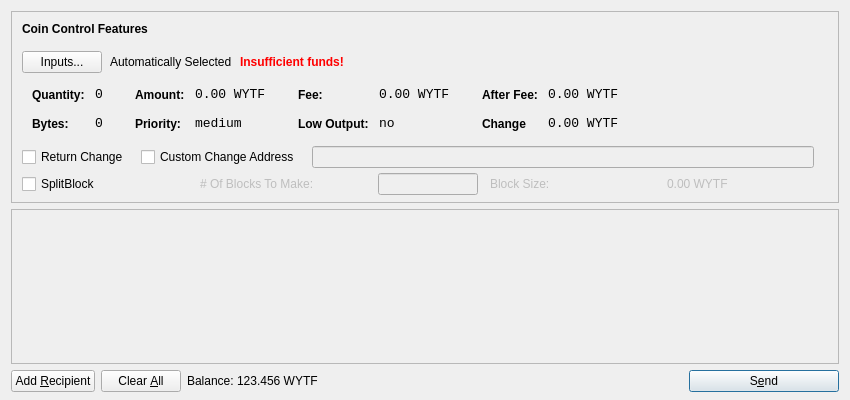
<?xml version="1.0" encoding="UTF-8"?>
<ui version="4.0">
 <class>SendCoinsDialog</class>
 <widget class="QDialog" name="SendCoinsDialog">
  <property name="geometry">
   <rect>
    <x>0</x>
    <y>0</y>
    <width>850</width>
    <height>400</height>
   </rect>
  </property>
  <property name="windowTitle">
   <string>Send Coins</string>
  </property>
  <layout class="QVBoxLayout" name="verticalLayout" stretch="0,1,0">
   <property name="bottomMargin">
    <number>8</number>
   </property>
   <item>
    <widget class="QFrame" name="frameCoinControl">
     <property name="sizePolicy">
      <sizepolicy hsizetype="Expanding" vsizetype="Expanding">
       <horstretch>0</horstretch>
       <verstretch>0</verstretch>
      </sizepolicy>
     </property>
     <property name="maximumSize">
      <size>
       <width>16777215</width>
       <height>16777215</height>
      </size>
     </property>
     <property name="frameShape">
      <enum>QFrame::StyledPanel</enum>
     </property>
     <property name="frameShadow">
      <enum>QFrame::Sunken</enum>
     </property>
     <layout class="QVBoxLayout" name="verticalLayoutCoinControl2">
      <property name="spacing">
       <number>5</number>
      </property>
      <property name="leftMargin">
       <number>0</number>
      </property>
      <property name="topMargin">
       <number>0</number>
      </property>
      <property name="rightMargin">
       <number>0</number>
      </property>
      <property name="bottomMargin">
       <number>6</number>
      </property>
      <item>
       <layout class="QVBoxLayout" name="verticalLayoutCoinControl" stretch="0,0,0,0,1,0">
        <property name="spacing">
         <number>0</number>
        </property>
        <property name="leftMargin">
         <number>10</number>
        </property>
        <property name="topMargin">
         <number>10</number>
        </property>
        <item>
         <layout class="QHBoxLayout" name="horizontalLayoutCoinControl1">
          <property name="bottomMargin">
           <number>15</number>
          </property>
          <item>
           <widget class="QLabel" name="labelCoinControlFeatures">
            <property name="sizePolicy">
             <sizepolicy hsizetype="Preferred" vsizetype="Maximum">
              <horstretch>0</horstretch>
              <verstretch>0</verstretch>
             </sizepolicy>
            </property>
            <property name="font">
             <font>
              <weight>75</weight>
              <bold>true</bold>
             </font>
            </property>
            <property name="styleSheet">
             <string notr="true">font-weight:bold;</string>
            </property>
            <property name="text">
             <string>Coin Control Features</string>
            </property>
           </widget>
          </item>
         </layout>
        </item>
        <item>
         <layout class="QHBoxLayout" name="horizontalLayoutCoinControl2" stretch="0,0,0,0">
          <property name="spacing">
           <number>8</number>
          </property>
          <property name="bottomMargin">
           <number>10</number>
          </property>
          <item>
           <widget class="QPushButton" name="pushButtonCoinControl">
            <property name="styleSheet">
             <string notr="true"/>
            </property>
            <property name="text">
             <string>Inputs...</string>
            </property>
           </widget>
          </item>
          <item>
           <widget class="QLabel" name="labelCoinControlAutomaticallySelected">
            <property name="text">
             <string>Automatically Selected</string>
            </property>
            <property name="margin">
             <number>5</number>
            </property>
           </widget>
          </item>
          <item>
           <widget class="QLabel" name="labelCoinControlInsuffFunds">
            <property name="font">
             <font>
              <weight>75</weight>
              <bold>true</bold>
             </font>
            </property>
            <property name="styleSheet">
             <string notr="true">color:red;font-weight:bold;</string>
            </property>
            <property name="text">
             <string>Insufficient funds!</string>
            </property>
            <property name="margin">
             <number>5</number>
            </property>
           </widget>
          </item>
          <item>
           <spacer name="horizontalSpacerCoinControl">
            <property name="orientation">
             <enum>Qt::Horizontal</enum>
            </property>
            <property name="sizeHint" stdset="0">
             <size>
              <width>40</width>
              <height>1</height>
             </size>
            </property>
           </spacer>
          </item>
         </layout>
        </item>
        <item>
         <widget class="QWidget" name="widgetCoinControl" native="true">
          <property name="sizePolicy">
           <sizepolicy hsizetype="Preferred" vsizetype="Preferred">
            <horstretch>0</horstretch>
            <verstretch>0</verstretch>
           </sizepolicy>
          </property>
          <property name="minimumSize">
           <size>
            <width>0</width>
            <height>0</height>
           </size>
          </property>
          <property name="styleSheet">
           <string notr="true"/>
          </property>
          <layout class="QHBoxLayout" name="horizontalLayoutCoinControl5">
           <property name="leftMargin">
            <number>0</number>
           </property>
           <property name="topMargin">
            <number>0</number>
           </property>
           <property name="rightMargin">
            <number>0</number>
           </property>
           <property name="bottomMargin">
            <number>0</number>
           </property>
           <item>
            <layout class="QHBoxLayout" name="horizontalLayoutCoinControl3" stretch="0,0,0,1">
             <property name="spacing">
              <number>20</number>
             </property>
             <property name="topMargin">
              <number>0</number>
             </property>
             <property name="bottomMargin">
              <number>10</number>
             </property>
             <item>
              <layout class="QFormLayout" name="formLayoutCoinControl1">
               <property name="horizontalSpacing">
                <number>10</number>
               </property>
               <property name="verticalSpacing">
                <number>14</number>
               </property>
               <property name="leftMargin">
                <number>10</number>
               </property>
               <property name="topMargin">
                <number>4</number>
               </property>
               <property name="rightMargin">
                <number>6</number>
               </property>
               <item row="0" column="0">
                <widget class="QLabel" name="labelCoinControlQuantityText">
                 <property name="styleSheet">
                  <string notr="true">font-weight:bold;</string>
                 </property>
                 <property name="text">
                  <string>Quantity:</string>
                 </property>
                 <property name="margin">
                  <number>0</number>
                 </property>
                </widget>
               </item>
               <item row="0" column="1">
                <widget class="QLabel" name="labelCoinControlQuantity">
                 <property name="font">
                  <font>
                   <family>Monospace</family>
                   <pointsize>10</pointsize>
                  </font>
                 </property>
                 <property name="cursor">
                  <cursorShape>IBeamCursor</cursorShape>
                 </property>
                 <property name="contextMenuPolicy">
                  <enum>Qt::ActionsContextMenu</enum>
                 </property>
                 <property name="text">
                  <string>0</string>
                 </property>
                 <property name="margin">
                  <number>0</number>
                 </property>
                 <property name="textInteractionFlags">
                  <set>Qt::LinksAccessibleByMouse|Qt::TextSelectableByKeyboard|Qt::TextSelectableByMouse</set>
                 </property>
                </widget>
               </item>
               <item row="1" column="0">
                <widget class="QLabel" name="labelCoinControlBytesText">
                 <property name="styleSheet">
                  <string notr="true">font-weight:bold;</string>
                 </property>
                 <property name="text">
                  <string>Bytes:</string>
                 </property>
                </widget>
               </item>
               <item row="1" column="1">
                <widget class="QLabel" name="labelCoinControlBytes">
                 <property name="font">
                  <font>
                   <family>Monospace</family>
                   <pointsize>10</pointsize>
                  </font>
                 </property>
                 <property name="cursor">
                  <cursorShape>IBeamCursor</cursorShape>
                 </property>
                 <property name="contextMenuPolicy">
                  <enum>Qt::ActionsContextMenu</enum>
                 </property>
                 <property name="text">
                  <string>0</string>
                 </property>
                 <property name="textInteractionFlags">
                  <set>Qt::LinksAccessibleByMouse|Qt::TextSelectableByKeyboard|Qt::TextSelectableByMouse</set>
                 </property>
                </widget>
               </item>
              </layout>
             </item>
             <item>
              <layout class="QFormLayout" name="formLayoutCoinControl2">
               <property name="horizontalSpacing">
                <number>10</number>
               </property>
               <property name="verticalSpacing">
                <number>14</number>
               </property>
               <property name="leftMargin">
                <number>6</number>
               </property>
               <property name="topMargin">
                <number>4</number>
               </property>
               <property name="rightMargin">
                <number>6</number>
               </property>
               <item row="0" column="0">
                <widget class="QLabel" name="labelCoinControlAmountText">
                 <property name="styleSheet">
                  <string notr="true">font-weight:bold;</string>
                 </property>
                 <property name="text">
                  <string>Amount:</string>
                 </property>
                 <property name="margin">
                  <number>0</number>
                 </property>
                </widget>
               </item>
               <item row="0" column="1">
                <widget class="QLabel" name="labelCoinControlAmount">
                 <property name="font">
                  <font>
                   <family>Monospace</family>
                   <pointsize>10</pointsize>
                  </font>
                 </property>
                 <property name="cursor">
                  <cursorShape>IBeamCursor</cursorShape>
                 </property>
                 <property name="contextMenuPolicy">
                  <enum>Qt::ActionsContextMenu</enum>
                 </property>
                 <property name="text">
                  <string>0.00 WYTF</string>
                 </property>
                 <property name="textInteractionFlags">
                  <set>Qt::LinksAccessibleByMouse|Qt::TextSelectableByKeyboard|Qt::TextSelectableByMouse</set>
                 </property>
                </widget>
               </item>
               <item row="1" column="0">
                <widget class="QLabel" name="labelCoinControlPriorityText">
                 <property name="styleSheet">
                  <string notr="true">font-weight:bold;</string>
                 </property>
                 <property name="text">
                  <string>Priority:</string>
                 </property>
                </widget>
               </item>
               <item row="1" column="1">
                <widget class="QLabel" name="labelCoinControlPriority">
                 <property name="font">
                  <font>
                   <family>Monospace</family>
                   <pointsize>10</pointsize>
                  </font>
                 </property>
                 <property name="cursor">
                  <cursorShape>IBeamCursor</cursorShape>
                 </property>
                 <property name="contextMenuPolicy">
                  <enum>Qt::ActionsContextMenu</enum>
                 </property>
                 <property name="text">
                  <string>medium</string>
                 </property>
                 <property name="textInteractionFlags">
                  <set>Qt::LinksAccessibleByMouse|Qt::TextSelectableByKeyboard|Qt::TextSelectableByMouse</set>
                 </property>
                </widget>
               </item>
              </layout>
             </item>
             <item>
              <layout class="QFormLayout" name="formLayoutCoinControl3">
               <property name="horizontalSpacing">
                <number>10</number>
               </property>
               <property name="verticalSpacing">
                <number>14</number>
               </property>
               <property name="leftMargin">
                <number>6</number>
               </property>
               <property name="topMargin">
                <number>4</number>
               </property>
               <property name="rightMargin">
                <number>6</number>
               </property>
               <item row="0" column="0">
                <widget class="QLabel" name="labelCoinControlFeeText">
                 <property name="styleSheet">
                  <string notr="true">font-weight:bold;</string>
                 </property>
                 <property name="text">
                  <string>Fee:</string>
                 </property>
                 <property name="margin">
                  <number>0</number>
                 </property>
                </widget>
               </item>
               <item row="0" column="1">
                <widget class="QLabel" name="labelCoinControlFee">
                 <property name="font">
                  <font>
                   <family>Monospace</family>
                   <pointsize>10</pointsize>
                  </font>
                 </property>
                 <property name="cursor">
                  <cursorShape>IBeamCursor</cursorShape>
                 </property>
                 <property name="contextMenuPolicy">
                  <enum>Qt::ActionsContextMenu</enum>
                 </property>
                 <property name="text">
                  <string>0.00 WYTF</string>
                 </property>
                 <property name="textInteractionFlags">
                  <set>Qt::LinksAccessibleByMouse|Qt::TextSelectableByKeyboard|Qt::TextSelectableByMouse</set>
                 </property>
                </widget>
               </item>
               <item row="1" column="0">
                <widget class="QLabel" name="labelCoinControlLowOutputText">
                 <property name="styleSheet">
                  <string notr="true">font-weight:bold;</string>
                 </property>
                 <property name="text">
                  <string>Low Output:</string>
                 </property>
                </widget>
               </item>
               <item row="1" column="1">
                <widget class="QLabel" name="labelCoinControlLowOutput">
                 <property name="font">
                  <font>
                   <family>Monospace</family>
                   <pointsize>10</pointsize>
                  </font>
                 </property>
                 <property name="cursor">
                  <cursorShape>IBeamCursor</cursorShape>
                 </property>
                 <property name="contextMenuPolicy">
                  <enum>Qt::ActionsContextMenu</enum>
                 </property>
                 <property name="text">
                  <string>no</string>
                 </property>
                 <property name="textInteractionFlags">
                  <set>Qt::LinksAccessibleByMouse|Qt::TextSelectableByKeyboard|Qt::TextSelectableByMouse</set>
                 </property>
                </widget>
               </item>
              </layout>
             </item>
             <item>
              <layout class="QFormLayout" name="formLayoutCoinControl4">
               <property name="fieldGrowthPolicy">
                <enum>QFormLayout::AllNonFixedFieldsGrow</enum>
               </property>
               <property name="horizontalSpacing">
                <number>10</number>
               </property>
               <property name="verticalSpacing">
                <number>14</number>
               </property>
               <property name="leftMargin">
                <number>6</number>
               </property>
               <property name="topMargin">
                <number>4</number>
               </property>
               <property name="rightMargin">
                <number>6</number>
               </property>
               <item row="0" column="0">
                <widget class="QLabel" name="labelCoinControlAfterFeeText">
                 <property name="styleSheet">
                  <string notr="true">font-weight:bold;</string>
                 </property>
                 <property name="text">
                  <string>After Fee:</string>
                 </property>
                 <property name="margin">
                  <number>0</number>
                 </property>
                </widget>
               </item>
               <item row="0" column="1">
                <widget class="QLabel" name="labelCoinControlAfterFee">
                 <property name="font">
                  <font>
                   <family>Monospace</family>
                   <pointsize>10</pointsize>
                  </font>
                 </property>
                 <property name="cursor">
                  <cursorShape>IBeamCursor</cursorShape>
                 </property>
                 <property name="contextMenuPolicy">
                  <enum>Qt::ActionsContextMenu</enum>
                 </property>
                 <property name="text">
                  <string>0.00 WYTF</string>
                 </property>
                 <property name="textInteractionFlags">
                  <set>Qt::LinksAccessibleByMouse|Qt::TextSelectableByKeyboard|Qt::TextSelectableByMouse</set>
                 </property>
                </widget>
               </item>
               <item row="1" column="0">
                <widget class="QLabel" name="labelCoinControlChangeText">
                 <property name="styleSheet">
                  <string notr="true">font-weight:bold;</string>
                 </property>
                 <property name="text">
                  <string>Change</string>
                 </property>
                </widget>
               </item>
               <item row="1" column="1">
                <widget class="QLabel" name="labelCoinControlChange">
                 <property name="font">
                  <font>
                   <family>Monospace</family>
                   <pointsize>10</pointsize>
                  </font>
                 </property>
                 <property name="cursor">
                  <cursorShape>IBeamCursor</cursorShape>
                 </property>
                 <property name="contextMenuPolicy">
                  <enum>Qt::ActionsContextMenu</enum>
                 </property>
                 <property name="text">
                  <string>0.00 WYTF</string>
                 </property>
                 <property name="textInteractionFlags">
                  <set>Qt::LinksAccessibleByMouse|Qt::TextSelectableByKeyboard|Qt::TextSelectableByMouse</set>
                 </property>
                </widget>
               </item>
              </layout>
             </item>
            </layout>
           </item>
          </layout>
         </widget>
        </item>
        <item>
         <layout class="QHBoxLayout" name="horizontalLayoutCoinControl4" stretch="0,0,0,0">
          <property name="spacing">
           <number>12</number>
          </property>
          <property name="sizeConstraint">
           <enum>QLayout::SetDefaultConstraint</enum>
          </property>
          <property name="topMargin">
           <number>5</number>
          </property>
          <property name="rightMargin">
           <number>5</number>
          </property>
          <item>
           <widget class="QCheckBox" name="returnChangeCheckBox">
            <property name="text">
             <string>Return Change</string>
            </property>
           </widget>
          </item>
          <item>
           <widget class="QCheckBox" name="checkBoxCoinControlChange">
            <property name="text">
             <string>Custom Change Address</string>
            </property>
           </widget>
          </item>
          <item>
           <widget class="QLineEdit" name="lineEditCoinControlChange">
            <property name="enabled">
             <bool>false</bool>
            </property>
            <property name="sizePolicy">
             <sizepolicy hsizetype="Expanding" vsizetype="Fixed">
              <horstretch>0</horstretch>
              <verstretch>0</verstretch>
             </sizepolicy>
            </property>
           </widget>
          </item>
          <item>
           <widget class="QLabel" name="labelCoinControlChangeLabel">
            <property name="sizePolicy">
             <sizepolicy hsizetype="Preferred" vsizetype="Expanding">
              <horstretch>0</horstretch>
              <verstretch>0</verstretch>
             </sizepolicy>
            </property>
            <property name="minimumSize">
             <size>
              <width>0</width>
              <height>0</height>
             </size>
            </property>
            <property name="text">
             <string/>
            </property>
            <property name="margin">
             <number>3</number>
            </property>
           </widget>
          </item>
         </layout>
        </item>
        <item>
         <layout class="QHBoxLayout" name="horizontalLayoutCoinControl4a" stretch="0,0,0,0,0">
          <property name="spacing">
           <number>12</number>
          </property>
          <property name="sizeConstraint">
           <enum>QLayout::SetDefaultConstraint</enum>
          </property>
          <property name="topMargin">
           <number>5</number>
          </property>
          <property name="rightMargin">
           <number>5</number>
          </property>
          <item>
           <widget class="QCheckBox" name="splitBlockCheckBox">
            <property name="text">
             <string>SplitBlock</string>
            </property>
           </widget>
          </item>
          <item>
           <widget class="QLabel" name="labelBlocksToMakeText">
            <property name="enabled">
             <bool>false</bool>
            </property>
            <property name="text">
             <string># Of Blocks To Make:</string>
            </property>
           </widget>
          </item>
          <item>
           <widget class="QLineEdit" name="splitBlockLineEdit">
            <property name="enabled">
             <bool>false</bool>
            </property>
            <property name="sizePolicy">
             <sizepolicy hsizetype="Fixed" vsizetype="Fixed">
              <horstretch>0</horstretch>
              <verstretch>0</verstretch>
             </sizepolicy>
            </property>
            <property name="maximumSize">
             <size>
              <width>100</width>
              <height>16777215</height>
             </size>
            </property>
           </widget>
          </item>
          <item>
           <widget class="QLabel" name="labelBlockSizeText">
            <property name="enabled">
             <bool>false</bool>
            </property>
            <property name="text">
             <string>Block Size:</string>
            </property>
           </widget>
          </item>
          <item>
           <widget class="QLabel" name="labelBlockSize">
            <property name="enabled">
             <bool>false</bool>
            </property>
            <property name="text">
             <string>0.00 WYTF</string>
            </property>
           </widget>
          </item>
         </layout>
        </item>
        <item>
         <spacer name="verticalSpacerCoinControl">
          <property name="orientation">
           <enum>Qt::Vertical</enum>
          </property>
          <property name="sizeHint" stdset="0">
           <size>
            <width>800</width>
            <height>1</height>
           </size>
          </property>
         </spacer>
        </item>
       </layout>
      </item>
     </layout>
    </widget>
   </item>
   <item>
    <widget class="QScrollArea" name="scrollArea">
     <property name="widgetResizable">
      <bool>true</bool>
     </property>
     <widget class="QWidget" name="scrollAreaWidgetContents">
      <property name="geometry">
       <rect>
        <x>0</x>
        <y>0</y>
        <width>834</width>
        <height>158</height>
       </rect>
      </property>
      <layout class="QVBoxLayout" name="verticalLayout_2">
       <property name="leftMargin">
        <number>0</number>
       </property>
       <property name="topMargin">
        <number>0</number>
       </property>
       <property name="rightMargin">
        <number>0</number>
       </property>
       <property name="bottomMargin">
        <number>0</number>
       </property>
       <item>
        <layout class="QVBoxLayout" name="entries">
         <property name="spacing">
          <number>6</number>
         </property>
        </layout>
       </item>
       <item>
        <spacer name="verticalSpacer">
         <property name="orientation">
          <enum>Qt::Vertical</enum>
         </property>
         <property name="sizeHint" stdset="0">
          <size>
           <width>20</width>
           <height>40</height>
          </size>
         </property>
        </spacer>
       </item>
      </layout>
     </widget>
    </widget>
   </item>
   <item>
    <layout class="QHBoxLayout" name="horizontalLayout">
     <item>
      <widget class="QPushButton" name="addButton">
       <property name="toolTip">
        <string>Send to multiple recipients at once</string>
       </property>
       <property name="text">
        <string>Add &amp;Recipient</string>
       </property>
       <property name="icon">
        <iconset resource="../bitcoin.qrc">
         <normaloff>:/icons/add2</normaloff>:/icons/add2</iconset>
       </property>
       <property name="autoDefault">
        <bool>false</bool>
       </property>
      </widget>
     </item>
     <item>
      <widget class="QPushButton" name="clearButton">
       <property name="sizePolicy">
        <sizepolicy hsizetype="Minimum" vsizetype="Fixed">
         <horstretch>0</horstretch>
         <verstretch>0</verstretch>
        </sizepolicy>
       </property>
       <property name="toolTip">
        <string>Remove all transaction fields</string>
       </property>
       <property name="text">
        <string>Clear &amp;All</string>
       </property>
       <property name="icon">
        <iconset resource="../bitcoin.qrc">
         <normaloff>:/icons/remove2</normaloff>:/icons/remove2</iconset>
       </property>
       <property name="autoRepeatDelay">
        <number>300</number>
       </property>
       <property name="autoDefault">
        <bool>false</bool>
       </property>
      </widget>
     </item>
     <item>
      <layout class="QHBoxLayout" name="horizontalLayout_2">
       <property name="spacing">
        <number>3</number>
       </property>
       <item>
        <widget class="QLabel" name="label">
         <property name="sizePolicy">
          <sizepolicy hsizetype="Preferred" vsizetype="Fixed">
           <horstretch>0</horstretch>
           <verstretch>0</verstretch>
          </sizepolicy>
         </property>
         <property name="text">
          <string>Balance:</string>
         </property>
        </widget>
       </item>
       <item>
        <widget class="QLabel" name="labelBalance">
         <property name="sizePolicy">
          <sizepolicy hsizetype="Preferred" vsizetype="Fixed">
           <horstretch>0</horstretch>
           <verstretch>0</verstretch>
          </sizepolicy>
         </property>
         <property name="cursor">
          <cursorShape>IBeamCursor</cursorShape>
         </property>
         <property name="text">
          <string>123.456 WYTF</string>
         </property>
         <property name="textInteractionFlags">
          <set>Qt::LinksAccessibleByMouse|Qt::TextSelectableByKeyboard|Qt::TextSelectableByMouse</set>
         </property>
        </widget>
       </item>
      </layout>
     </item>
     <item>
      <spacer name="horizontalSpacer">
       <property name="orientation">
        <enum>Qt::Horizontal</enum>
       </property>
       <property name="sizeHint" stdset="0">
        <size>
         <width>35</width>
         <height>20</height>
        </size>
       </property>
      </spacer>
     </item>
     <item>
      <widget class="QPushButton" name="sendButton">
       <property name="minimumSize">
        <size>
         <width>150</width>
         <height>0</height>
        </size>
       </property>
       <property name="toolTip">
        <string>Confirm the send action</string>
       </property>
       <property name="text">
        <string>S&amp;end</string>
       </property>
       <property name="icon">
        <iconset resource="../bitcoin.qrc">
         <normaloff>:/icons/send</normaloff>:/icons/send</iconset>
       </property>
       <property name="default">
        <bool>true</bool>
       </property>
      </widget>
     </item>
    </layout>
   </item>
  </layout>
 </widget>
 <resources>
  <include location="../bitcoin.qrc"/>
 </resources>
 <connections/>
</ui>
